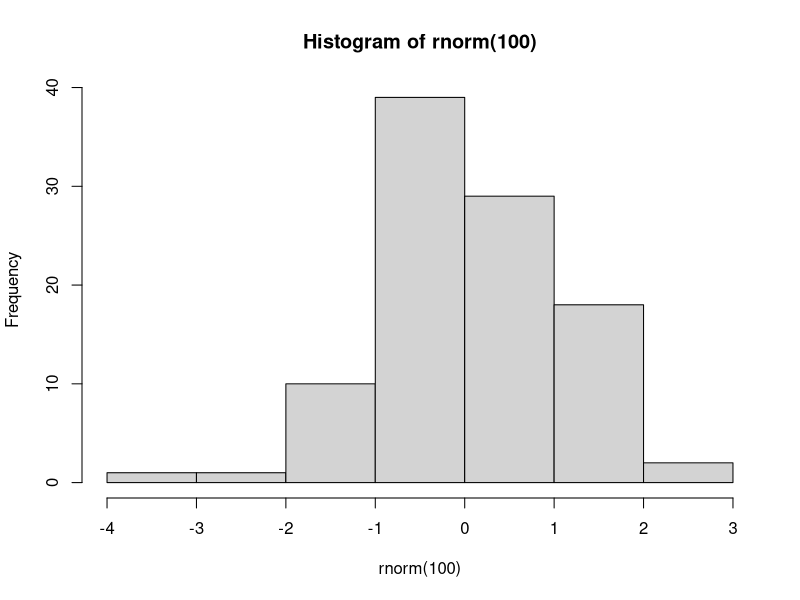

Generate this figure with R:
## ---- chunk 1

hist(rnorm(100))

